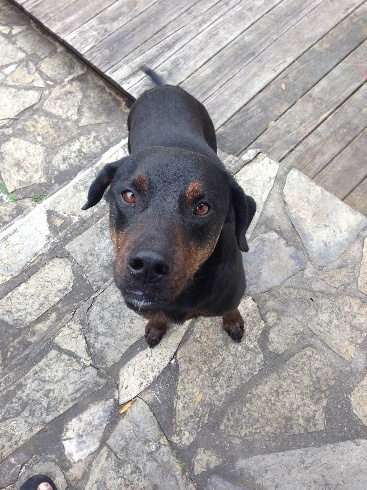
#> input picture COSC 4393, Digital Image Processing, Mantini/Resources/OpenCV_Basics/kennysmall.jpg, 367 x 490 px
$ python access_image_pixels.py
#> lines starting #> are read from the running program, lines starting #| are printed output that depends on the picture
### COSC 4393, Digital Image Processing, Mantini/Resources/OpenCV_Basics/create_image.py
import numpy as np
import cv2

def load_display(input_image):
    cv2.namedWindow("Lenna", cv2.WINDOW_AUTOSIZE)
    cv2.imshow("Lenna", input_image)
    cv2.waitKey(0)
    cv2.destroyWindow("Lenna")

def create_black_image():
    black_image = np.zeros((300,300), np.uint8)
    return black_image

def create_white_image():
    white_image = np.ones((300,300), np.uint8)*255
    return white_image


white = create_white_image()
load_display(white)

### COSC 4393, Digital Image Processing, Mantini/Resources/OpenCV_Basics/access_image_pixels.py
import cv2
from create_image import load_display
import numpy as np

def create_white_box_black_background():
    box = np.zeros((100, 100), np.uint8)
    shape = box.shape

    for i in range(shape[0]):
        for j in range(shape[1]):
            if i in range(25, 75) and j in range(25,75):
                box[i,j] = 255

    return box

def roi_image():
    kennysmall = cv2.imread("kennysmall.jpg")
#> kennysmall is the input picture: shape (490, 367, 3); mean B, G, R 160.2, 160, 162.6
    load_display(kennysmall)
    kennyface = kennysmall[125:325, 90:250]
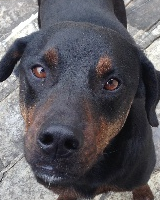
#> kennyface: shape (200, 160, 3); mean B, G, R 98.3, 92.1, 94
    load_display(kennyface)


def change_image_brightness(image, parameter):
    output_image = image.copy()

    for row in range(image.shape[0]):
        for col in range(image.shape[1]):
            adjusted = (parameter + output_image[row, col])
            if adjusted > 255.0:
                adjusted = 255.0
            if adjusted < 0:
                adjusted = 0
            output_image[row, col] = np.uint8(adjusted)

    return output_image


def invert_image(image):
    output_image = image.copy()

    for row in range(image.shape[0]):
        for col in range(image.shape[1]):
                output_image[row, col] = 255 - output_image[row, col]

    return output_image


# lenna = cv2.imread("Lenna.png", 0)
# load_display(invert_image(lenna))
roi_image()
#load_display(create_white_box_black_background())
